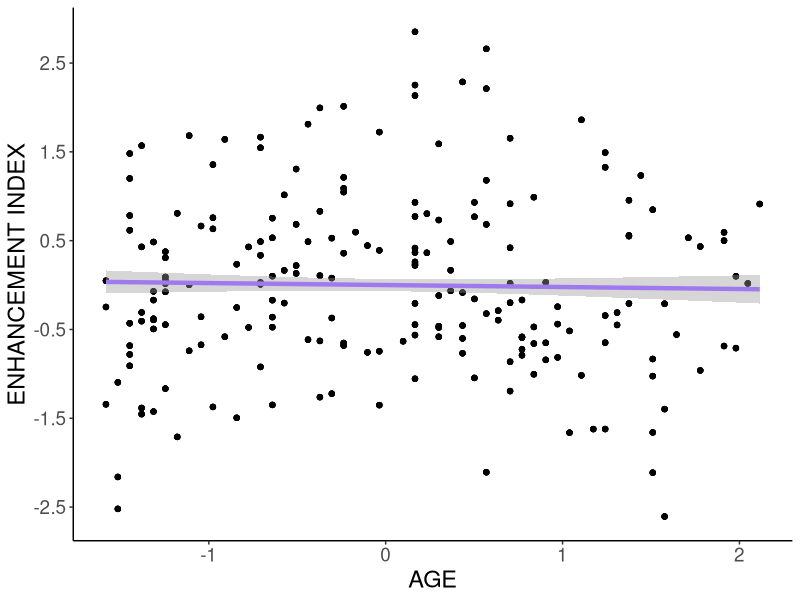
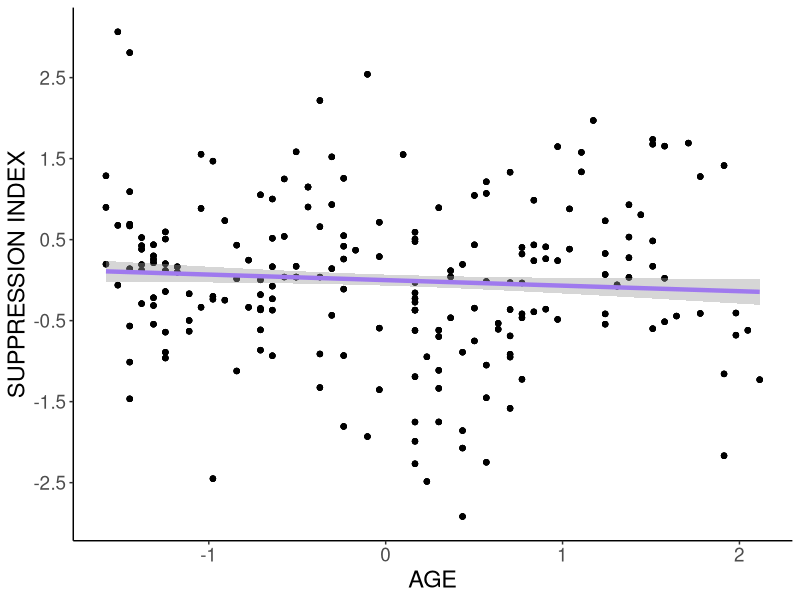
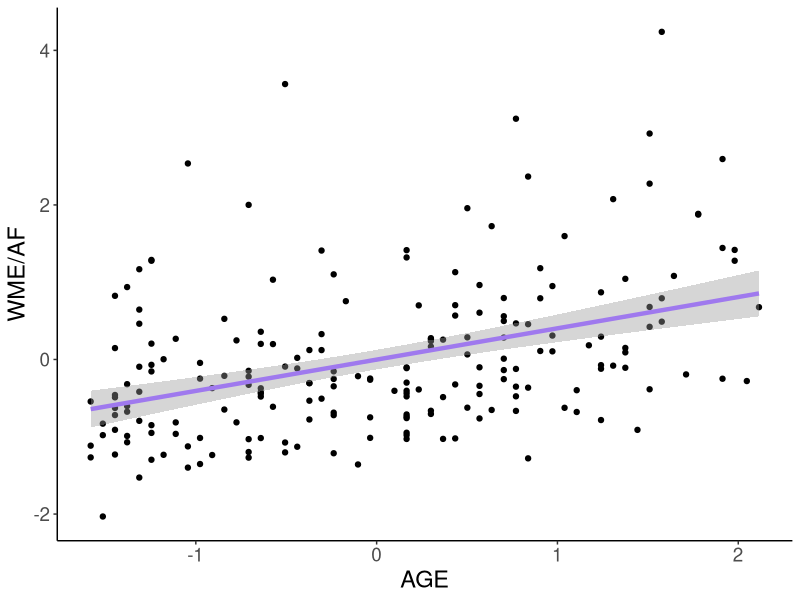
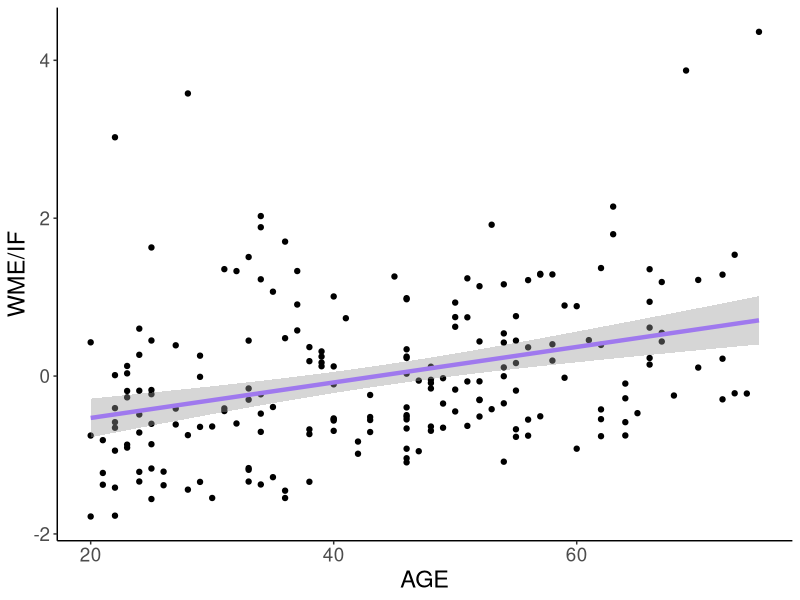
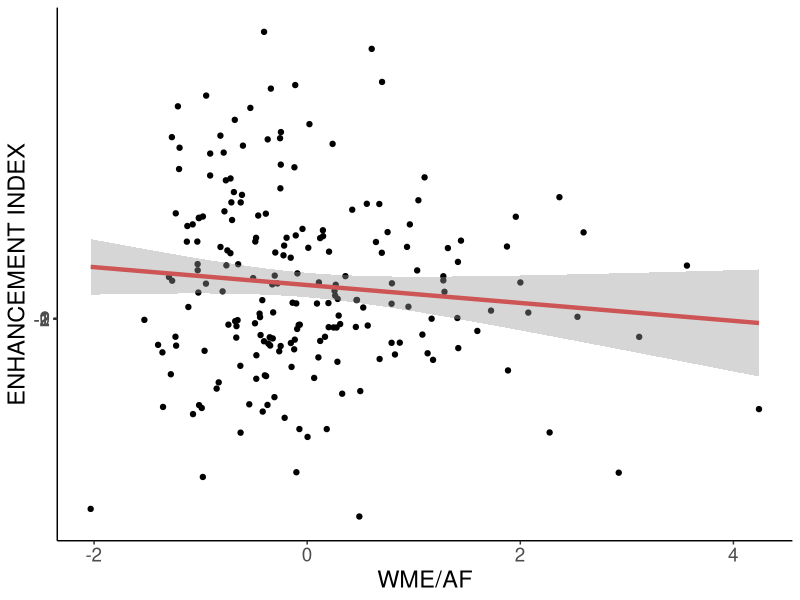
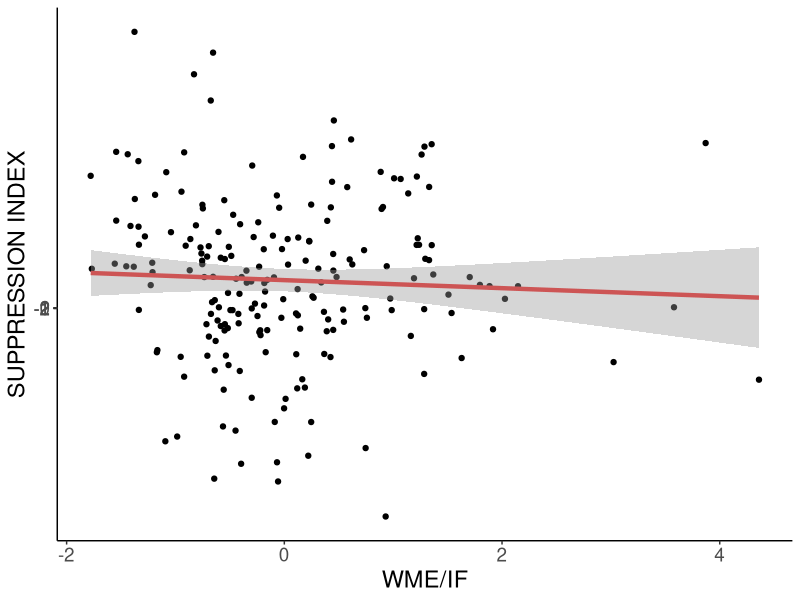

Source code (R) for these figures, in order: (Note: this script raises an error after producing the figures.)
library(readxl)
library(rstatix)
library(tidyverse)
library(magrittr)
library(gridExtra)
library(RColorBrewer)

##### GRAFICAS ARTICULO BASICAS ####

data <- read_xlsx("Junto.xlsx",sheet = "NATyZ")%>%
  gather(VAR_COND_TIPO, value, -c("ID","DECADA","SEXO","EDAD","EDAD_Z","EDAD_CAT",
                                  "MoCA","MoCA_Z","MoCA_CAT","ESCOLARIDAD","ESCOLARIDAD_Z",
                                  "ESCOLARIDAD_CAT","CRI_Total","CRI_Total_Z","CRI_Total_CAT",
                                  "IDARE_R_PUNTAJE","IDARE_R_Z","IDARE_R_CAT","IDARE_E_PUNTAJE",
                                  "IDARE_E_Z","IDARE_E_CAT","IDERE_R_PUNTAJE","IDERE_R_Z","IDERE_R_CAT",
                                  "IDERE_E_PUNTAJE","IDERE_E_Z","IDERE_E_CAT","COVID_CAT","SHIPLEY",
                                  "SHIPLEY_Z","SHIPLEY_CAT","SUEÑO_NOR","SUEÑO_NOR_Z","SUEÑO_NOR_CAT",
                                  "SUEÑO_2DA","SUEÑO_2DA_Z","SUEÑO_2DA_CAT","OCUPACION","OCUPAC_CAT",
                                  "OCUPA_Z","OCUPA_Z_CAT","AMP_ROS","AMP_ROS_Z","SUP_ROS","SUP_ROS_Z")) %>%
  separate(VAR_COND_TIPO, c("VD","COND","TIPO"), sep = "_")


#### REGRESIONES SIMPLES ####

ggplot(data = data, aes(x = EDAD_Z, y = AMP_ROS_Z)) +
  geom_point() + geom_smooth(method = "lm", color = "#9F79EE", lwd = 1.5) +
  labs(x = "AGE", y = "ENHANCEMENT INDEX") +  
  theme_classic()+ 
  theme(text = element_text(size=17)) + 
  scale_y_continuous(breaks = seq(-2.5, 2.5))

ggplot(data = data, aes(x = EDAD_Z, y = SUP_ROS_Z)) +
  geom_point() + geom_smooth(method = "lm", color = "#9F79EE", lwd = 1.5) +
  labs(x = "AGE", y = "SUPPRESSION INDEX") +  
  theme_classic()+ 
  theme(text = element_text(size=17)) + 
  scale_y_continuous(breaks = seq(-2.5, 2.5))

filter(data, COND=="ROSTROS", TIPO == "Z")%>%
  ggplot(aes(x = EDAD_Z, y = value)) +
  geom_point() +
  geom_smooth(method = "lm", color = "#9F79EE", lwd = 1.5) +
  labs(x = "AGE", y = "WME/AF") +  
  theme_classic()+ 
  theme(text = element_text(size=17)) 

filter(data, COND=="ESCENAS", TIPO == "Z")%>%
  ggplot(aes(x = EDAD, y = value)) +
  geom_point() +
  geom_smooth(method = "lm", color = "#9F79EE", lwd = 1.5) +
  labs(x = "AGE", y = "WME/IF") +  
  theme_classic()+ 
  theme(text = element_text(size=17)) 


filter(data, COND=="ROSTROS", TIPO == "Z")%>%
  ggplot(aes(x = value, y = AMP_ROS)) +
  geom_point() +
  geom_smooth(method = "lm", color = "#CD5555", lwd = 1.5) +
  labs(x = "WME/AF", y = "ENHANCEMENT INDEX") +  
  theme_classic()+ 
  theme(text = element_text(size=17)) + 
  scale_y_continuous(breaks = seq(-2, 2))

filter(data, COND=="ESCENAS", TIPO == "Z")%>%
  ggplot(aes(x = value, y = SUP_ROS)) +
  geom_point() +
  geom_smooth(method = "lm", color = "#CD5555", lwd = 1.5) +
  labs(x = "WME/IF", y = "SUPPRESSION INDEX") +  
  theme_classic()+ 
  theme(text = element_text(size=17)) + 
  scale_y_continuous(breaks = seq(-2, 2))



#### REGRESIONES SIMPLES EN ATT + WM + MODULADOR + EDAD ####
# (para reducir el efecto de la edad) #

### AMPLIFICACION - ROSTROS 

filter(data, COND=="ROSTROS", TIPO == "Z")%>%
  ggplot(aes(x = MoCA_Z, y = value)) +
  geom_point() +
  geom_abline(intercept = coefROMOCA[1], slope = coefROMOCA[2], color = "#CD6090", lwd = 1.5) +
  labs(x = "CogFun", y = "WME/AF") +  
  theme_classic()+ 
  theme(text = element_text(size = 17))

filter(data, COND=="ROSTROS", TIPO == "Z")%>%
  ggplot(aes(x = CRI_Total_Z, y = value)) +
  geom_point() +
  geom_abline(intercept = coefROCRI[1], slope = coefROCRI[2], color = "#CD6090", lwd = 1.5) +
  labs(x = "CogRes", y = "WME/AF") +  
  theme_classic()+ 
  theme(text = element_text(size = 17)) 

### SUPRESION - ESCENAS 

filter(data, COND=="ESCENAS", TIPO == "Z")%>%
  ggplot(aes(x = MoCA_Z, y = value)) +
  geom_point() +
  geom_abline(intercept = coefESMOCA[1], slope = coefESMOCA[2], color = "#8B3A62", lwd = 1.5) +
  labs(x = "CogFun", y = "WME/IF") +  
  theme_classic()+ 
  theme(text = element_text(size = 17))

filter(data, COND=="ESCENAS", TIPO == "Z")%>%
  ggplot(aes(x = IDARE_E_Z, y = value)) +
  geom_point() +
  geom_abline(intercept = coefESAE[1], slope = coefESAE[2], color = "#8B3A62", lwd = 1.5) +
  labs(x = "SAnx", y = "WME/IF") +  
  theme_classic()+ 
  theme(text = element_text(size = 17))

filter(data, COND=="ESCENAS", TIPO == "Z")%>%
  ggplot(aes(x = SUEÑO_NOR_Z, y = value)) +
  geom_point() +
  geom_abline(intercept = coefESSN[1], slope = coefESSN[2], color = "#8B3A62", lwd = 1.5) +
  labs(x = "S/session", y = "WME/IF") +  
  theme_classic()+ 
  theme(text = element_text(size = 17))


#### REGRESIONES SIMPLES EN ATT + WM + EDAD + MODULADOR ####

### AMPLIFIFCACION

ggplot(data = data, aes(x = ESCOLARIDAD_Z, y = AMP_ROS_Z)) +
  geom_point() +
  geom_abline(intercept = coefAMESCOL[1], slope = coefAMESCOL[2], color = "#5F9EA0", lwd = 1.5) +
  labs(x = "YS", y = "ENHANCEMENT INDEX") +  
  theme_classic() +
  theme(text = element_text(size = 17))

ggplot(data = data, aes(x = CRI_Total_Z, y = AMP_ROS_Z)) +
  geom_point() +
  geom_abline(intercept = coefAMCRI[1], slope = coefAMCRI[2], color = "#5F9EA0", lwd = 1.5) +
  labs(x = "CogRes", y = "ENHANCEMENT INDEX") +  
  theme_classic() +
  theme(text = element_text(size = 17))

ggplot(data = data, aes(x = MoCA_Z, y = AMP_ROS_Z)) +
  geom_point() +
  geom_abline(intercept = coefESSN[1], slope = coefESSN[2], color = "#5F9EA0", lwd = 1.5) +
  labs(x = "CogFun", y = "ENHANCEMENT INDEX") +  
  theme_classic() +
  theme(text = element_text(size = 17))

ggplot(data = data, aes(x = IDARE_R_Z, y = AMP_ROS_Z)) +
  geom_point() +
  geom_abline(intercept = coefESSN[1], slope = coefESSN[2], color = "#5F9EA0", lwd = 1.5) +
  labs(x = "TAnx", y = "ENHANCEMENT INDEX") +  
  theme_classic() +
  theme(text = element_text(size = 17))

ggplot(data = data, aes(x = IDARE_E_Z, y = AMP_ROS_Z)) +
  geom_point() +
  geom_abline(intercept = coefESSN[1], slope = coefESSN[2], color = "#5F9EA0", lwd = 1.5) +
  labs(x = "SAnx", y = "ENHANCEMENT INDEX") +  
  theme_classic() +
  theme(text = element_text(size = 17))

ggplot(data = data, aes(x = IDERE_R_Z, y = AMP_ROS_Z)) +
  geom_point() +
  geom_abline(intercept = coefESSN[1], slope = coefESSN[2], color = "#5F9EA0", lwd = 1.5) +
  labs(x = "TDep", y = "ENHANCEMENT INDEX") +  
  theme_classic() +
  theme(text = element_text(size = 17))

ggplot(data = data, aes(x = SUEÑO_NOR_Z, y = AMP_ROS_Z)) +
  geom_point() +
  geom_abline(intercept = coefESSN[1], slope = coefESSN[2], color = "#5F9EA0", lwd = 1.5) +
  labs(x = "s/session", y = "ENHANCEMENT INDEX") +  
  theme_classic() +
  theme(text = element_text(size = 17))


### SUPRESION

ggplot(data = data, aes(x = IDERE_R_Z, y = SUP_ROS_Z)) +
  geom_point() + 
  geom_abline(intercept = coefSUER[1], slope = coefSUER[2], color = "#509FC7", lwd = 1.5) +
  labs(x = "TDep", y = "SUPPRESSION INDEX") +  
  theme_classic() +
  theme(text = element_text(size = 17))

ggplot(data = data, aes(x = IDERE_E_Z, y = SUP_ROS_Z)) +
  geom_point() + 
  geom_abline(intercept = coefSUEE[1], slope = coefSUEE[2], color = "#509FC7", lwd = 1.5) +
  labs(x = "SDep", y = "SUPPRESSION INDEX") +  
  theme_classic() +
  theme(text = element_text(size = 17))


### ROSTROS 

filter(data, COND=="ROSTROS", TIPO == "Z")%>%
  ggplot(aes(x = CRI_Total_Z, y = value)) +
  geom_point() +
  geom_abline(intercept = coefROSCRI[1], slope = coefROSCRI[2], color = "#698B69", lwd = 1.5) +
  labs(x = "CogRes", y = "WME/AF") +  
  theme_classic()+ 
  theme(text = element_text(size = 17))

filter(data, COND=="ROSTROS", TIPO == "Z")%>%
  ggplot(aes(x = MoCA_Z, y = value)) +
  geom_point() +
  geom_abline(intercept = coefROSMOCA[1], slope = coefROSMOCA[2], color = "#698B69", lwd = 1.5) +
  labs(x = "CogFun", y = "WME/AF") +  
  theme_classic()+ 
  theme(text = element_text(size = 17))


### ESCENAS

filter(data, COND=="ESCENAS", TIPO == "Z")%>%
  ggplot(aes(x = MoCA_Z, y = value)) +
  geom_point() +
  geom_abline(intercept = coefESCMOCA[1], slope = coefESCMOCA[2], color = "#6E8B3D", lwd = 1.5) +
  labs(x = "CogFun", y = "WME/IF") +  
  theme_classic()+ 
  theme(text = element_text(size = 17))

filter(data, COND=="ESCENAS", TIPO == "Z")%>%
  ggplot(aes(x = IDARE_E_Z, y = value)) +
  geom_point() +
  geom_abline(intercept = coefESCAE[1], slope = coefESCAE[2], color = "#6E8B3D", lwd = 1.5) +
  labs(x = "SAnx", y = "WME/IF") +  
  theme_classic()+ 
  theme(text = element_text(size = 17))



#### INTERACCIONES EN REGRESIONES DE ATT + WM + MODULADOR + EDAD ####
# (para reducir el efecto de la edad) #

### AMPLIFICACION - ROSTROS 

filter(data, COND=="ROSTROS", TIPO == "Z")%>%
  ggplot(aes(x = AMP_ROS_Z, y = value, colour= IDARE_E_CAT)) +
  geom_point() +  geom_smooth(method = "lm", se = FALSE) +
  labs(x = "ENHANCEMENT INDEX", y = "WME/AF", color = "SAnx_Cat") +
  theme_classic()+ 
  theme(text = element_text(size = 17)) + 
  scale_color_manual(values = brewer.pal(n = length(unique(data$IDARE_E_CAT)), name = "Set1"))

filter(data, COND=="ROSTROS", TIPO == "Z")%>%
  ggplot(aes(x = AMP_ROS_Z, y = value, colour= EDAD_CAT)) +
  geom_point() +  geom_smooth(method = "lm", se = FALSE) +
  labs(x = "ENHANCEMENT INDEX", y = "WME/AF", color = "Age_Cat") +
  theme_classic()+ 
  theme(text = element_text(size = 17)) + 
  scale_color_manual(values = brewer.pal(n = length(unique(data$EDAD_CAT)), name = "Set1"))

filter(data, COND=="ROSTROS", TIPO == "Z",!IDARE_E_CAT=="MEDIUM") %>%
  wilcox.test(value ~ IDARE_E_CAT, data =.)

filter(data, COND=="ROSTROS", TIPO == "Z",!EDAD_CAT=="MEDIUM") %>%
  wilcox.test(value ~ EDAD_CAT, data =.)



### SUPRESION - ESCENAS 

filter(data, COND=="ESCENAS", TIPO == "Z")%>%
  ggplot(aes(x = EDAD_Z, y = value, colour= IDERE_E_CAT)) +
  geom_point() + geom_smooth(method = "lm", se = FALSE) +
  labs(x = "AGE", y = "WME/IF", color = "SDep_Cat") +
  theme_classic()+ 
  theme(text = element_text(size = 17)) + 
  scale_color_manual(values = brewer.pal(n = length(unique(data$IDERE_E_CAT)), name = "Set1"))

filter(data, COND=="ESCENAS", TIPO == "Z")%>%
  ggplot(aes(x = SUP_ROS_Z, y = value, colour= EDAD_CAT)) +
  geom_point() + geom_smooth(method = "lm", se = FALSE) +
  labs(x = "SUPPRESSION INDEX", y = "WME/IF", color = "Age_Cat") +
  theme_classic()+ 
  theme(text = element_text(size = 17)) + 
  scale_color_manual(values = brewer.pal(n = length(unique(data$EDAD_CAT)), name = "Set1"))

filter(data, COND=="ESCENAS", TIPO == "Z",!EDAD_CAT=="MEDIUM") %>%
  wilcox.test(value ~ EDAD_CAT, data =.)

filter(data, COND=="ESCENAS", TIPO == "Z",!IDERE_E_CAT=="MEDIUM") %>%
  wilcox.test(value ~ IDERE_E_CAT, data =.)

filter(data, COND=="ESCENAS", TIPO == "Z",!SUEÑO_NOR_CAT=="MEDIUM") %>%
  wilcox.test(value ~ SUEÑO_NOR_CAT, data =.)

filter(data, COND=="ESCENAS", TIPO == "Z",!SUEÑO_2DA_CAT=="MEDIUM") %>%
  wilcox.test(value ~ SUEÑO_2DA_CAT, data =.)


filter(data, COND=="ESCENAS", TIPO == "Z", EDAD_CAT== "LOW")%>%
  ggplot(aes(x = SUP_ROS_Z, y = value, colour= SUEÑO_NOR_CAT)) +
  geom_point() + geom_smooth(method = "lm", se = FALSE) +
  labs(title= "LOW AGE", x = "SUPPRESSION INDEX", y = "WME/IF", color = "S/usual") +
  theme_classic()+ 
  theme(plot.title = element_text(hjust = 0.5)) +
  theme(text = element_text(size = 17)) + 
  scale_color_manual(values = brewer.pal(n = length(unique(data$SUEÑO_NOR_CAT)), name = "Set2"))

filter(data, COND=="ESCENAS", TIPO == "Z", EDAD_CAT== "HIGH")%>%
  ggplot(aes(x = SUP_ROS_Z, y = value, colour= SUEÑO_NOR_CAT)) +
  geom_point() + geom_smooth(method = "lm", se = FALSE) +
  labs(title= "HIGH AGE", x = "SUPPRESSION INDEX", y = "WME/IF", color = "S/usual") +
  theme_classic()+ 
  theme(plot.title = element_text(hjust = 0.5)) +
  theme(text = element_text(size = 17)) + 
  scale_color_manual(values = brewer.pal(n = length(unique(data$SUEÑO_NOR_CAT)), name = "Set2"))

filter(data, COND=="ESCENAS", TIPO == "Z", EDAD_CAT== "MEDIUM")%>%
  ggplot(aes(x = SUP_ROS_Z, y = value, colour= SUEÑO_NOR_CAT)) +
  geom_point() + geom_smooth(method = "lm", se = FALSE) +
  labs(title= "MEDIUM AGE", x = "SUPPRESSION INDEX", y = "WME/IF", color = "S/usual") +
  theme_classic()+ 
  theme(plot.title = element_text(hjust = 0.5)) +
  theme(text = element_text(size = 17)) + 
  scale_color_manual(values = brewer.pal(n = length(unique(data$SUEÑO_NOR_CAT)), name = "Set2"))


filter(data, COND=="ESCENAS", TIPO == "Z", EDAD_CAT== "LOW")%>%
  ggplot(aes(x = SUP_ROS_Z, y = value, colour= SUEÑO_2DA_CAT)) +
  geom_point() + geom_smooth(method = "lm", se = FALSE) +
  labs(title= "LOW AGE", x = "SUPPRESSION INDEX", y = "WME/IF", color = "S/session") +
  theme_classic()+ 
  theme(plot.title = element_text(hjust = 0.5)) +
  theme(text = element_text(size = 17)) + 
  scale_color_manual(values = brewer.pal(n = length(unique(data$SUEÑO_2DA_CAT)), name = "Set2"))

filter(data, COND=="ESCENAS", TIPO == "Z", EDAD_CAT== "HIGH")%>%
  ggplot(aes(x = SUP_ROS_Z, y = value, colour= SUEÑO_2DA_CAT)) +
  geom_point() + geom_smooth(method = "lm", se = FALSE) +
  labs(title= "HIGH AGE", x = "SUPPRESSION INDEX", y = "WME/IF", color = "S/session") +
  theme_classic()+ 
  theme(plot.title = element_text(hjust = 0.5)) +
  theme(text = element_text(size = 17)) + 
  scale_color_manual(values = brewer.pal(n = length(unique(data$SUEÑO_2DA_CAT)), name = "Set2"))

filter(data, COND=="ESCENAS", TIPO == "Z", EDAD_CAT== "MEDIUM")%>%
  ggplot(aes(x = SUP_ROS_Z, y = value, colour= SUEÑO_2DA_CAT)) +
  geom_point() + geom_smooth(method = "lm", se = FALSE) +
  labs(title= "MEDIUM AGE", x = "SUPPRESSION INDEX", y = "WME/IF", color = "S/session") +
  theme_classic()+ 
  theme(plot.title = element_text(hjust = 0.5)) +
  theme(text = element_text(size = 17)) + 
  scale_color_manual(values = brewer.pal(n = length(unique(data$SUEÑO_2DA_CAT)), name = "Set2"))


#### REGRESIONES SIMPLES EN ATT + WM + EDAD + MODULADOR ####

### AMPLIFIFCACION

ggplot(data = data, aes(x = EDAD_Z, y = AMP_ROS_Z, colour= CRI_Total_CAT)) +
  geom_point() + geom_smooth(method = "lm", se = FALSE) +
  labs(x = "AGE", y = "ENHANCEMENT INDEX", color = "CogRes_Cat") +  
  theme_classic() +
  theme(text = element_text(size = 17))

ggplot(data = data, aes(x = EDAD_Z, y = AMP_ROS_Z, colour= MoCA_CAT)) +
  geom_point() + geom_smooth(method = "lm", se = FALSE) +
  labs(x = "AGE", y = "ENHANCEMENT INDEX", color = "CogFun_Cat") +  
  theme_classic() +
  theme(text = element_text(size = 17))

ggplot(data = data, aes(x = EDAD_Z, y = AMP_ROS_Z, colour= IDARE_R_CAT)) +
  geom_point() + geom_smooth(method = "lm", se = FALSE) +
  labs(x = "AGE", y = "ENHANCEMENT INDEX", color = "TAnx_Cat") +  
  theme_classic() +
  theme(text = element_text(size = 17))

ggplot(data = data, aes(x = EDAD_Z, y = AMP_ROS_Z, colour= IDARE_E_CAT)) +
  geom_point() + geom_smooth(method = "lm", se = FALSE) +
  labs(x = "AGE", y = "ENHANCEMENT INDEX", color = "SAnx_Cat") +  
  theme_classic() +
  theme(text = element_text(size = 17))

filter(data, !CRI_Total_CAT=="MEDIUM") %>%
  wilcox.test(AMP_ROS_Z ~ CRI_Total_CAT, data =.)

filter(data, !MoCA_CAT=="MEDIUM") %>%
  wilcox.test(AMP_ROS_Z ~ MoCA_CAT, data =.)

filter(data, !IDARE_R_CAT=="MEDIUM") %>%
  wilcox.test(AMP_ROS_Z ~ IDARE_R_CAT, data =.)

filter(data, !IDARE_E_CAT=="MEDIUM") %>%
  wilcox.test(AMP_ROS_Z ~ IDARE_E_CAT, data =.)


### SUPRESION

ggplot(data = data, aes(x = EDAD_Z, y = SUP_ROS_Z, colour= ESCOLARIDAD_CAT)) +
  geom_point() + geom_smooth(method = "lm", se = FALSE) +
  labs(x = "AGE", y = "SUPPRESSION INDEX", color = "YS_Cat") +  
  theme_classic() +
  theme(text = element_text(size = 17)) 
ggplot(data = data, aes(x = EDAD_Z, y = SUP_ROS_Z, colour= CRI_Total_CAT)) +
  geom_point() + geom_smooth(method = "lm", se = FALSE) +
  labs(x = "AGE", y = "SUPPRESSION INDEX", color = "CogRes_Cat") +  
  theme_classic() +
  theme(text = element_text(size = 17)) 
ggplot(data = data, aes(x = EDAD_Z, y = SUP_ROS_Z, colour= MoCA_CAT)) +
  geom_point() + geom_smooth(method = "lm", se = FALSE) +
  labs(x = "AGE", y = "SUPPRESSION INDEX", color = "CogFun_Cat") +  
  theme_classic() +
  theme(text = element_text(size = 17)) 
ggplot(data = data, aes(x = EDAD_Z, y = SUP_ROS_Z, colour= SUEÑO_2DA_CAT)) +
  geom_point() + geom_smooth(method = "lm", se = FALSE) +
  labs(x = "AGE", y = "SUPPRESSION INDEX", color = "S/session_Cat") +  
  theme_classic() +
  theme(text = element_text(size = 17)) 

filter(data, !ESCOLARIDAD_CAT=="MEDIUM") %>%
  wilcox.test(SUP_ROS_Z ~ ESCOLARIDAD_CAT, data =.)

filter(data, !CRI_Total_CAT=="MEDIUM") %>%
  wilcox.test(SUP_ROS_Z ~ CRI_Total_CAT, data =.)

filter(data, !MoCA_CAT=="MEDIUM") %>%
  wilcox.test(SUP_ROS_Z ~ MoCA_CAT, data =.)

filter(data, !SUEÑO_2DA_CAT=="MEDIUM") %>%
  wilcox.test(SUP_ROS_Z ~ SUEÑO_2DA_CAT, data =.)


### ROSTROS 

filter(data, COND=="ROSTROS", TIPO == "Z")%>%
  ggplot(aes(x = EDAD_Z, y = value, colour= SUEÑO_NOR_CAT)) +
  geom_point() +  geom_smooth(method = "lm", se = FALSE) +
  labs(x = "AGE", y = "WME/AF", color = "S/session_Cat") +
  theme_classic()+ 
  theme(text = element_text(size = 17)) + 
  scale_color_manual(values = brewer.pal(n = length(unique(data$SUEÑO_NOR_CAT)), name = "Dark2"))

filter(data, COND=="ROSTROS", TIPO == "Z",!SUEÑO_NOR_CAT=="MEDIUM") %>%
  wilcox.test(value ~ SUEÑO_NOR_CAT, data =.)

### ESCENAS 

filter(data, COND=="ESCENAS", TIPO == "Z")%>%
  ggplot(aes(x = EDAD_Z, y = value, colour= IDERE_E_CAT)) +
  geom_point() +  geom_smooth(method = "lm", se = FALSE) +
  labs(x = "AGE", y = "WME/IF", color = "SDep_Cat") +
  theme_classic()+ 
  theme(text = element_text(size = 17)) + 
  scale_color_manual(values = brewer.pal(n = length(unique(data$IDERE_E_CAT)), name = "Dark2"))

filter(data, COND=="ESCENAS", TIPO == "Z",!IDERE_E_CAT=="MEDIUM") %>%
  wilcox.test(value ~ IDERE_E_CAT, data =.)


#### REGRESIONES CON NOMBRE PARA ATT + WM + MODULADOR + EDAD ####
# (para reducir el efecto de la edad) #

# ROSTROS + AMPLIFICACION + EDAD
ROCRI <- data %>%
  filter(COND=="ROSTROS", TIPO=="Z")%>%
  lm(formula= value ~ AMP_ROS_Z*CRI_Total_Z*EDAD_Z, data =.)%>%
  summary()

ROMOCA <- data %>%
  filter(COND=="ROSTROS", TIPO=="Z")%>%
  lm(formula= value ~ AMP_ROS_Z*MoCA_Z*EDAD_Z, data =.)%>%
  summary()

# ESCENAS + SUPRESION + EDAD
ESMOCA <- data %>%
  filter(COND=="ESCENAS", TIPO=="Z")%>%
  lm(formula= value ~ SUP_ROS_Z*MoCA_Z*EDAD_Z, data =.)%>%
  summary()

ESAE <- data %>%
  filter(COND=="ESCENAS", TIPO=="Z")%>%
  lm(formula= value ~ SUP_ROS_Z*IDARE_E_Z*EDAD_Z, data =.)%>%
  summary()

ESSN <- data %>%
  filter(COND=="ESCENAS", TIPO=="Z")%>%
  lm(formula= value ~ SUP_ROS_Z*SUEÑO_NOR_Z*EDAD_Z, data =.)%>%
  summary()

#### REGRESIONES CON NOMBRE PARA ATT + WM + EDAD + MODULADOR ####

# AMPLIFICACION + EDAD
AMESCOL <- data %>%
  lm(formula= AMP_ROS_Z ~ ESCOLARIDAD_Z*EDAD_Z, data =.)%>%
  summary()

AMCRI <- data %>%
  lm(formula= AMP_ROS_Z ~ CRI_Total_Z*EDAD_Z, data =.)%>%
  summary()

AMMOCA <- data %>%
  lm(formula= AMP_ROS_Z ~ MoCA_Z*EDAD_Z, data =.)%>%
  summary()

AMAR <- data %>%
  lm(formula= AMP_ROS_Z ~ IDARE_R_Z*EDAD_Z, data =.)%>%
  summary()

AMAE <- data %>%
  lm(formula= AMP_ROS_Z ~ IDARE_E_Z*EDAD_Z, data =.)%>%
  summary()

AMER <- data %>%
  lm(formula= AMP_ROS_Z ~ IDERE_R_Z*EDAD_Z, data =.)%>%
  summary()

AMS2 <- data %>%
  lm(formula= AMP_ROS_Z ~ SUEÑO_2DA_Z*EDAD_Z, data =.)%>%
  summary()


# SUPRESION + EDAD
SUER <- data %>%
  lm(formula= SUP_ROS_Z ~ IDERE_R_Z*EDAD_Z, data =.)%>%
  summary()

SUEE <- data %>%
  lm(formula= SUP_ROS_Z ~ IDERE_E_Z*EDAD_Z, data =.)%>%
  summary()

# ROSTROS + EDAD
ROSCRI <- data %>%
  filter(COND=="ROSTROS", TIPO=="Z")%>%
  lm(formula= value ~ CRI_Total_Z*EDAD_Z, data =.)%>%
  summary()

ROSMOCA <- data %>%
  filter(COND=="ROSTROS", TIPO=="Z")%>%
  lm(formula= value ~ MoCA_Z*EDAD_Z, data =.)%>%
  summary()

# ESCENAS + EDAD
ESCMOCA <- data %>%
  filter(COND=="ESCENAS", TIPO=="Z")%>%
  lm(formula= value ~ MoCA_Z*EDAD_Z, data =.)%>%
  summary()

ESCAE <- data %>%
  filter(COND=="ESCENAS", TIPO=="Z")%>%
  lm(formula= value ~ IDARE_E_Z*EDAD_Z, data =.)%>%
  summary()


#### COEFICIENTES ATT + WM + MODULADOR + EDAD ####
# (para reducir el efecto de la edad) #

# ROSTROS + AMPLIFICACION + EDAD
coefROCRI <- coef(ROCRI)
coefROMOCA <- coef(ROMOCA)

# ESCENAS + SUPRESION + EDAD
coefESMOCA <- coef(ESMOCA)
coefESAE <- coef(ESAE)
coefESSN <- coef(ESSN)


#### COEFICIENTES ATT + WM + EDAD + MODULADOR ####

# AMPLIFICACION + EDAD
coefAMESCOL <- coef(AMESCOL)
coefAMCRI <- coef(AMCRI)
coefAMMOCA <- coef(AMMOCA)
coefAMAR <- coef(AMAR)
coefAMAE <- coef(AMAE)
coefAMER <- coef(AMER)
coefAMS2 <- coef(AMS2)

# SUPRESION + EDAD
coefSUER <- coef(SUER)
coefSUEE <- coef(SUEE)

# ROSTROS + EDAD
coefROSCRI <- coef(ROSCRI)
coefROSMOCA <- coef(ROSMOCA)

# ESCENAS + EDAD
coefESCMOCA <- coef(ESCMOCA)
coefESCAE <- coef(ESCAE)
